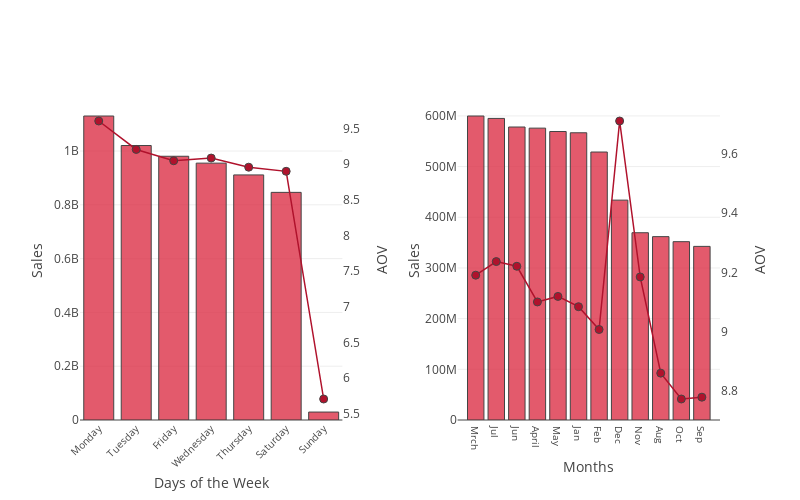

Notebook code cell kept with this figure:
### Markdown cell above
**4 -  What are the total sales and AOV per day of the week and month? **

### Code cell
#Create two new dataframe

basketweek = train[['Dayoftheweek','Sales','Customers']]
basketweek = basketweek.groupby('Dayoftheweek').sum()
basketweek = basketweek.sort_values(by='Sales',ascending = False)
basketweek = basketweek.reset_index()
basketweek['Basket'] = basketweek['Sales'] / basketweek['Customers'] 

basketmonth = train[['Monthofyear','Sales','Customers']]
basketmonth = basketmonth.groupby('Monthofyear').sum()
basketmonth = basketmonth.sort_values(by='Sales',ascending = False)
basketmonth = basketmonth.reset_index()
basketmonth['Basket'] = basketmonth['Sales'] / basketmonth['Customers'] 


#Create the format of our plot grid

fig = tools.make_subplots(rows=1,
                          cols=2,
                          print_grid=True,
                          horizontal_spacing=0.18,
                         )

#Define the 4 traces 

trace1 = dict(type='bar',
              x= basketweek[('Dayoftheweek')], 
              y= basketweek[('Sales')],
              name='Sales',            
              marker=dict(color= 'rgba(220,49,72, 0.8)', 
                          line= dict(width= 1)),
              showlegend=False
             )
 

trace2 = dict(type='scatter',
              x= basketweek[('Dayoftheweek')], 
              y= basketweek[('Basket')], 
              marker= dict(line= dict(width= 1), 
                           size= 8), 
              line=dict(color= '#B0122C',
                        width= 1.5),
              name= 'AOV',
              showlegend=False
             )


trace3=dict(type='bar',
            x=basketmonth[('Monthofyear')],
            y=basketmonth[('Sales')],
            name='Sales',
            marker=dict(color= 'rgba(220,49,72, 0.8)', line= dict(width= 1)),
            showlegend=False 
          )
trace4=dict(type='scatter',
            x= basketmonth[('Monthofyear')],
            y=basketmonth[('Basket')],
            marker= dict(line= dict(width= 1), 
                         size= 8), 
            line=dict(color= '#B0122C', width= 1.5),
            name= 'AOV',
            showlegend=False
           )

# Append the first two traces to subplot (1,1), and the last two, to subplot (1,2):

fig.append_trace(trace1, 1, 1)# trace1 is in position 0 of the list fig['data]
fig.append_trace(trace2, 1, 1)#                       1 
fig.append_trace(trace3, 1, 2)#                       2
fig.append_trace(trace4, 1, 2)#                       3

# Now we update yaxis for both trace2 and trace4 - meaning positon 1 and 3
fig['data'][1].update(yaxis='y3')
fig['data'][3].update(yaxis='y4')

# Update layout


fig['layout'].update(autosize= False, 
              width= 800, 
              height= 500, 
              showlegend=False,
              hovermode='x')


fig['layout']['xaxis1'].update(tickangle= -45, #'x1'
                         autorange=True,
                         tickfont=dict(size= 10), 
                         title= 'Days of the Week', 
                         type= 'category',
                         )
fig['layout']['yaxis1'].update( #left yaxis'y1
                         showgrid=True, 
                         title= 'Sales',
                         )

#Insert a new key, yaxis3, and the associated value:
fig['layout']['yaxis3']=dict(
                          overlaying= 'y1', 
                          anchor= 'x1', 
                          side= 'right', 
                          showgrid= False, 
                          title= 'AOV'
                         )

fig['layout']['xaxis2'].update(autorange=True,
                         tickfont=dict(size= 10), 
                         title= 'Months', 
                         type= 'Months',
                         )
fig['layout']['yaxis2'].update(
                         showgrid=True, 
                         title= 'Sales',
                         )
#Insert a new key, yaxis4, and the associated value:
fig['layout']['yaxis4']=dict(
                          overlaying= 'y2', 
                          anchor= 'x2', 
                          side= 'right', 
                          showgrid= False, 
                          title= 'AOV'
                         )

iplot(fig)

### Figure 1 — Plotly figure (JSON) as saved in the notebook; plotly's stock layout.template omitted (floating-point values rounded to 4 significant figures)
{"data": [{"marker": {"color": "rgba(220,49,72, 0.8)", "line": {"width": 1}}, "name": "Sales", "showlegend": false, "type": "bar", "x": ["Monday", "Tuesday", "Friday", "Wednesday", "Thursday", "Saturday", "Sunday"], "xaxis": "x1", "y": [1130203012, 1020411930, 980555941, 954962863, 911177709, 846317735, 29551433], "yaxis": "y1"}, {"line": {"color": "#B0122C", "width": 1.5}, "marker": {"line": {"width": 1}, "size": 8}, "name": "AOV", "showlegend": false, "type": "scatter", "x": ["Monday", "Tuesday", "Friday", "Wednesday", "Thursday", "Saturday", "Sunday"], "xaxis": "x1", "y": [9.604, 9.206, 9.047, 9.085, 8.957, 8.899, 5.706], "yaxis": "y3"}, {"marker": {"color": "rgba(220,49,72, 0.8)", "line": {"width": 1}}, "name": "Sales", "showlegend": false, "type": "bar", "x": ["Mrch", "Jul", "Jun", "April", "May", "Jan", "Feb", "Dec", "Nov", "Aug", "Oct", "Sep"], "xaxis": "x2", "y": [599831906, 595059205, 578112775, 575895295, 569248217, 566728724, 528734410, 433831153, 369498877, 361791202, 351878728, 342570131], "yaxis": "y2"}, {"line": {"color": "#B0122C", "width": 1.5}, "marker": {"line": {"width": 1}, "size": 8}, "name": "AOV", "showlegend": false, "type": "scatter", "x": ["Mrch", "Jul", "Jun", "April", "May", "Jan", "Feb", "Dec", "Nov", "Aug", "Oct", "Sep"], "xaxis": "x2", "y": [9.191, 9.236, 9.221, 9.1, 9.119, 9.085, 9.008, 9.71, 9.185, 8.861, 8.774, 8.78], "yaxis": "y4"}], "layout": {"autosize": false, "height": 500, "hovermode": "x", "showlegend": false, "width": 800, "xaxis1": {"anchor": "y1", "autorange": true, "domain": [0, 0.41], "tickangle": -45, "tickfont": {"size": 10}, "title": "Days of the Week", "type": "category"}, "xaxis2": {"anchor": "y2", "autorange": true, "domain": [0.59, 1], "tickfont": {"size": 10}, "title": "Months", "type": "Months"}, "yaxis1": {"anchor": "x1", "domain": [0, 1], "showgrid": true, "title": "Sales"}, "yaxis2": {"anchor": "x2", "domain": [0, 1], "showgrid": true, "title": "Sales"}, "yaxis3": {"anchor": "x1", "overlaying": "y1", "showgrid": false, "side": "right", "title": "AOV"}, "yaxis4": {"anchor": "x2", "overlaying": "y2", "showgrid": false, "side": "right", "title": "AOV"}}}
